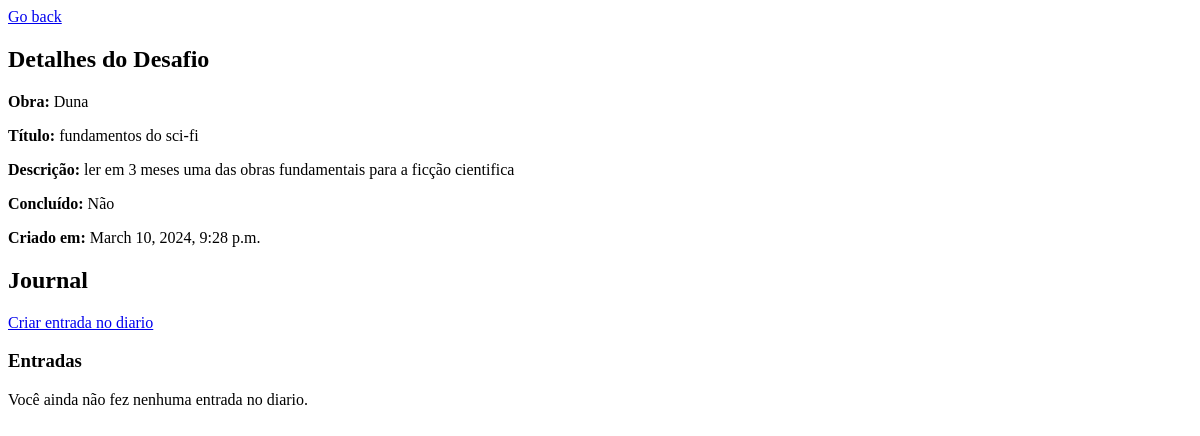
/user/challenge/8/ (signed in), run on an earlier commit of the app's database.
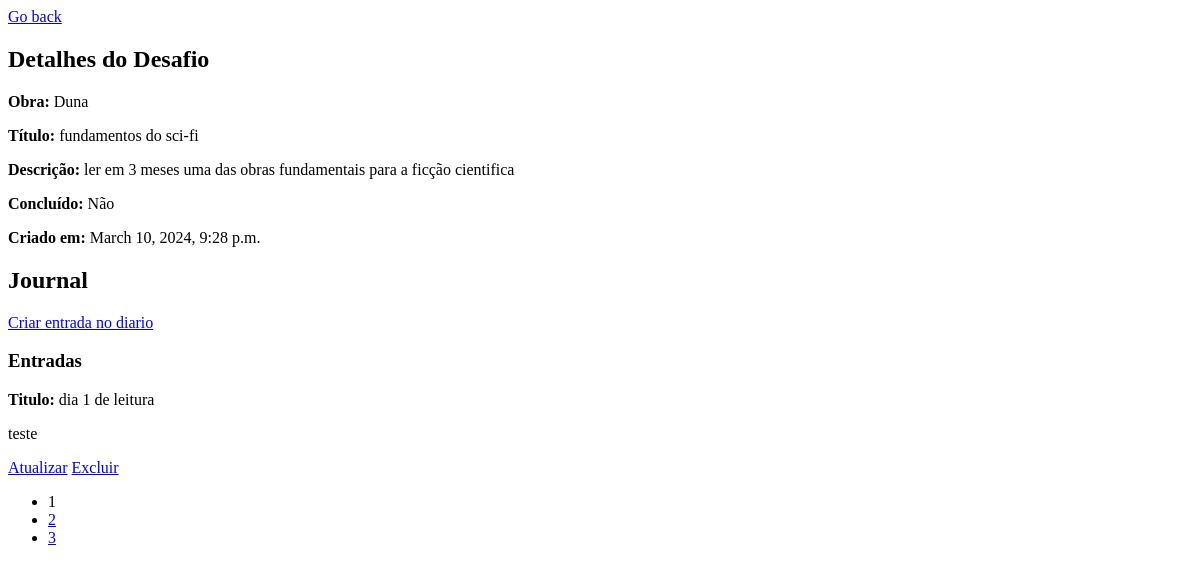
And on a later commit of the database.
### base/models.py (models this page shows, shortened)
class Journal(models.Model):
    challenge = models.ForeignKey(Challenge, related_name='journals', on_delete=models.CASCADE)
    entry_name = models.CharField(max_length=200, null=True)
    entry = models.TextField(null=True, blank=True)
    created = models.DateTimeField(auto_now_add=True)

### base/views.py (the view)
# urls.py: path('user/challenge/<int:pk>/', ChallengeDetail.as_view(), name='challenge'),
class ChallengeDetail(LoginRequiredMixin, DetailView):
    model = Challenge
    context_object_name = 'challenge'
    template_name = 'base/challenge.html'
    def get_context_data(self, **kwargs):
        context = super().get_context_data(**kwargs)
        challenge = self.get_object()
        journal_entries = Journal.objects.filter(challenge=challenge).order_by('created')
        paginator = Paginator(journal_entries, 1)
        num_pages = self.request.GET.get('page')
        try:
            pages = paginator.page(num_pages)
        except PageNotAnInteger:
            pages = paginator.page(1)
        except EmptyPage:
            pages = paginator.page(paginator.num_pages)
        context['pages'] = pages
        context['num_reviews'] = num_pages
        return context

### base/templates/base/challenge.html (shortened to what this page needs)
<!DOCTYPE html>
<html lang="en">
<head>
    <a href="{% url 'challenges' %}">Go back </a>
</head>
<body>
    <h2>Detalhes do Desafio</h2>
    <p><strong>Obra:</strong> {{ challenge.book.title }}</p>
    <p><strong>Título:</strong> {{ challenge.title }}</p>
    <p><strong>Descrição:</strong> {{ challenge.description }}</p>
    <p><strong>Concluído:</strong> {% if challenge.completed %}Sim{% else %}Não{% endif %}</p>
    <p><strong>Criado em:</strong> {{ challenge.created }}</p>
    <h2>Journal</h2>
    <a href="{% url 'journal-create' challenge_id=challenge.id %}">Criar entrada no diario</a>
    <h3>Entradas</h3>
    {% for page in pages %}
        <p> <strong>Titulo:</strong> {{ page.entry_name }} </p>
        <p>{{ page.entry }}</p>
        <a href="{% url 'journal-update' pk=page.pk %}">Atualizar</a>
        <a href="{% url 'journal-delete' pk=page.pk %}">Excluir</a>
    {% empty %}
        <p>Você ainda não fez nenhuma entrada no diario.</p>
    {% endfor %}
    {% if pages.has_other_pages %}
        <ul class="pagination">
            {% for num in pages.paginator.page_range %}
                {% if pages.number == num %}
                    <li class="active"><span>{{ num }}</span></li>
                {% elif num > pages.number|add:'-3' and num < pages.number|add:'3' %}
                    <li><a href="?page={{ num }}">{{ num }}</a></li>
                {% endif %}
            {% endfor %}
        </ul>
    {% endif %}
</body>
</html>

What changed in the data, as far as the page shows it:
added Journal: entry_name "dia 1 de leitura", entry "teste"
Also different on the page:
new list line: "1"
new list line: "2"
new list line: "3"
text no longer shown: "Você ainda não fez nenhuma entrada no diario."
